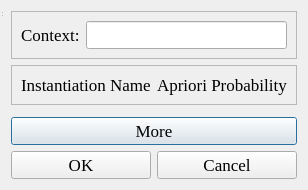
<?xml version="1.0" encoding="UTF-8"?>
<ui version="4.0">
 <class>NewContext</class>
 <widget class="QDialog" name="NewContext">
  <property name="geometry">
   <rect>
    <x>0</x>
    <y>0</y>
    <width>295</width>
    <height>178</height>
   </rect>
  </property>
  <property name="windowTitle">
   <string>New Context</string>
  </property>
  <property name="layoutDirection">
   <enum>Qt::LeftToRight</enum>
  </property>
  <layout class="QGridLayout" name="gridLayout">
   <item row="0" column="0">
    <layout class="QGridLayout" name="gridLayout_2">
     <item row="3" column="0" colspan="2">
      <widget class="QPushButton" name="pushButton">
       <property name="font">
        <font>
         <family>Times New Roman</family>
         <pointsize>13</pointsize>
        </font>
       </property>
       <property name="text">
        <string>More</string>
       </property>
      </widget>
     </item>
     <item row="0" column="0" colspan="2">
      <widget class="QFrame" name="name_frame">
       <property name="frameShape">
        <enum>QFrame::StyledPanel</enum>
       </property>
       <property name="frameShadow">
        <enum>QFrame::Raised</enum>
       </property>
       <layout class="QGridLayout" name="gridLayout_4">
        <item row="0" column="0">
         <widget class="QLabel" name="label">
          <property name="font">
           <font>
            <family>Times New Roman</family>
            <pointsize>13</pointsize>
           </font>
          </property>
          <property name="text">
           <string>Context:</string>
          </property>
         </widget>
        </item>
        <item row="0" column="1">
         <widget class="QLineEdit" name="context_entry">
          <property name="font">
           <font>
            <family>Times New Roman</family>
            <pointsize>13</pointsize>
           </font>
          </property>
         </widget>
        </item>
       </layout>
      </widget>
     </item>
     <item row="2" column="0" colspan="2">
      <widget class="QFrame" name="instantiations_frame">
       <property name="frameShape">
        <enum>QFrame::StyledPanel</enum>
       </property>
       <property name="frameShadow">
        <enum>QFrame::Raised</enum>
       </property>
      </widget>
     </item>
     <item row="4" column="1">
      <widget class="QPushButton" name="pushButton_3">
       <property name="font">
        <font>
         <family>Times New Roman</family>
         <pointsize>13</pointsize>
        </font>
       </property>
       <property name="text">
        <string>Cancel</string>
       </property>
      </widget>
     </item>
     <item row="4" column="0">
      <widget class="QPushButton" name="pushButton_2">
       <property name="font">
        <font>
         <family>Times New Roman</family>
         <pointsize>13</pointsize>
        </font>
       </property>
       <property name="text">
        <string>OK</string>
       </property>
      </widget>
     </item>
     <item row="1" column="0" colspan="2">
      <widget class="QFrame" name="frame_2">
       <property name="frameShape">
        <enum>QFrame::StyledPanel</enum>
       </property>
       <property name="frameShadow">
        <enum>QFrame::Raised</enum>
       </property>
       <layout class="QGridLayout" name="gridLayout_3">
        <item row="0" column="0">
         <widget class="QLabel" name="label_2">
          <property name="font">
           <font>
            <family>Times New Roman</family>
            <pointsize>13</pointsize>
           </font>
          </property>
          <property name="text">
           <string>Instantiation Name</string>
          </property>
         </widget>
        </item>
        <item row="0" column="1">
         <widget class="QLabel" name="label_3">
          <property name="font">
           <font>
            <family>Times New Roman</family>
            <pointsize>13</pointsize>
           </font>
          </property>
          <property name="text">
           <string>Apriori Probability</string>
          </property>
         </widget>
        </item>
       </layout>
      </widget>
     </item>
    </layout>
   </item>
  </layout>
  <widget class="QStatusBar" name="statusbar">
   <property name="geometry">
    <rect>
     <x>0</x>
     <y>0</y>
     <width>3</width>
     <height>18</height>
    </rect>
   </property>
  </widget>
 </widget>
 <resources/>
 <connections/>
</ui>
